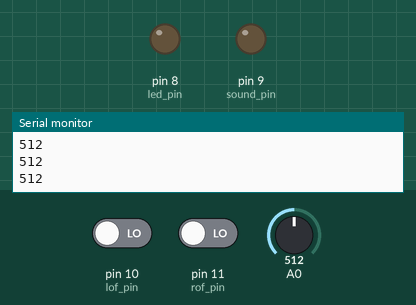
A sketch run on a simulated Arduino Uno, built with avr-gcc and run on an emulated ATmega328P. On the bench: output pins drawn as LEDs (lit = HIGH), the last lines printed to the serial monitor. Inputs (shaded band) come from the test bench; at power-on: A0 = 512, pin 10 (lof_pin) LOW, pin 11 (rof_pin) LOW.

Above: at 1.2 s.
1.3 s: A0 set to 563
2.8 s: A0 set to 588
At 3.7 s:
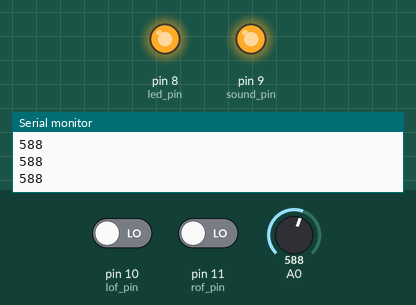
Timing chart, 0 to 5.8 s (numbered marks = the images above; inputs shaded):
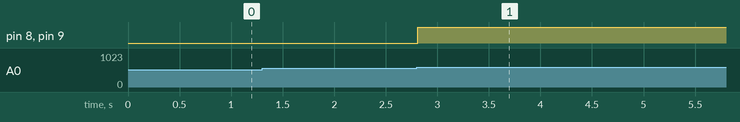

Measured:
- the behaviour switches between 579 and 580 on A0 (found by bisection; images 0 and 1)
- after the input at 2.8 s, pin 8 (led_pin), pin 9 (sound_pin): LOW → HIGH at once

The sketch:

heart_rate_system_ar.ino
```cpp
int lof_pin = 10;
int rof_pin = 11;
int sound_pin = 9;
int led_pin = 8;

int beat_pulse;

int threshold = 580;

void setup() {
  // initialize the serial communication:
  Serial.begin(9600);
  pinMode(lof_pin, INPUT); // Setup for leads off detection LO +
  pinMode(rof_pin, INPUT); // Setup for leads off detection LO -
  pinMode(sound_pin, OUTPUT);
  pinMode(led_pin, OUTPUT);


}

void loop() {

  //read sensor value
  beat_pulse = analogRead(A0);

  if ((digitalRead(lof_pin) == 1) || (digitalRead(rof_pin) == 1)) {
    Serial.println('!');
  }
  else {
    // send the value of analog input 0:
    Serial.println(beat_pulse);
    if (beat_pulse >= threshold)
    {
      digitalWrite(sound_pin, HIGH);
      digitalWrite(led_pin, HIGH);
    }
    else
    {
      digitalWrite(sound_pin, LOW);
      digitalWrite(led_pin, LOW);
    }
  }
  //Wait for a bit to keep serial data from saturating c
  //  Serial.println(analogRead(A0));
  delay(1);
}
```
